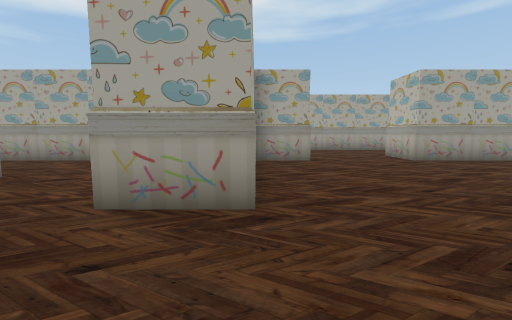
view 1 (above)

24 first-person views from a walk through a 3-D level made in the Unity game engine. The camera is 1.5 m above the floor, tilts 6° down and sees 90° across. The floor is counted in squares, 2 m on a side. Each view is taken from the middle of a square. On the plan, view 1 faces up. The plan holds only what a view shows up to about 9 squares ahead; the rest is blank. The place goes on beyond the plan. The player character is not drawn.

view 2
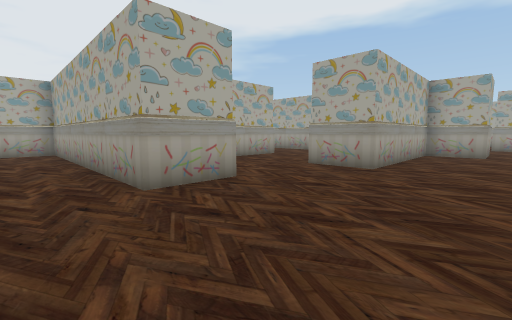

view 3
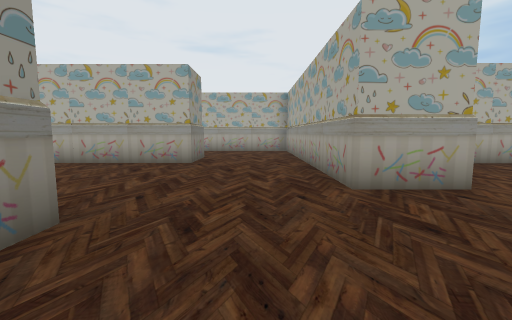

view 4
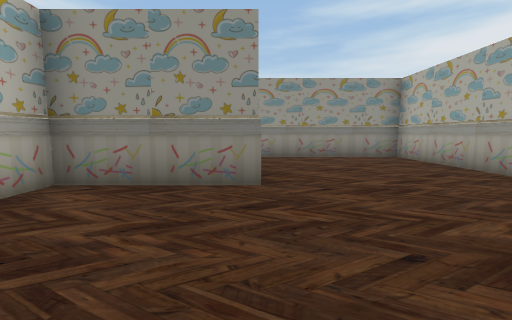

view 5
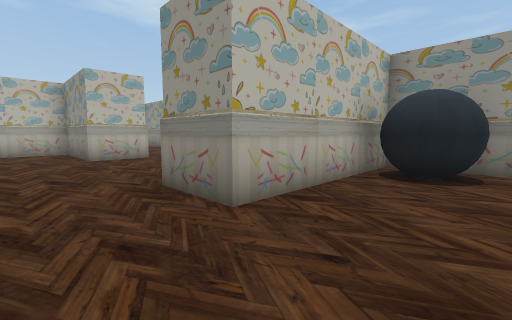

view 6
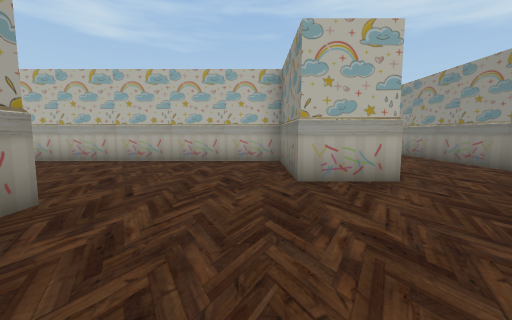

view 7
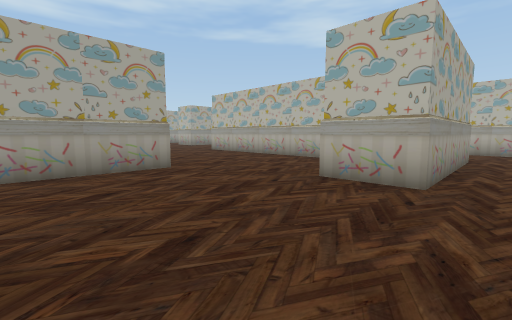

view 8
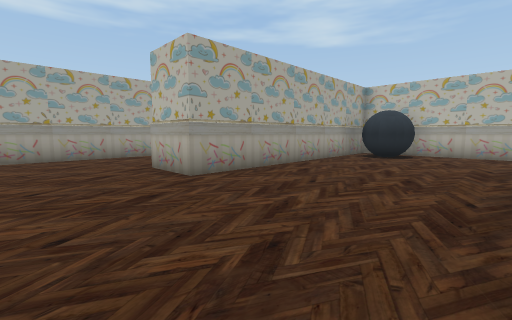

view 9
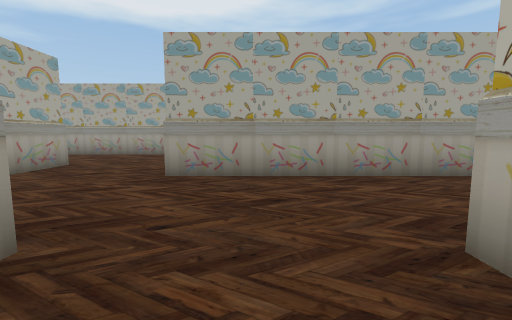

view 10
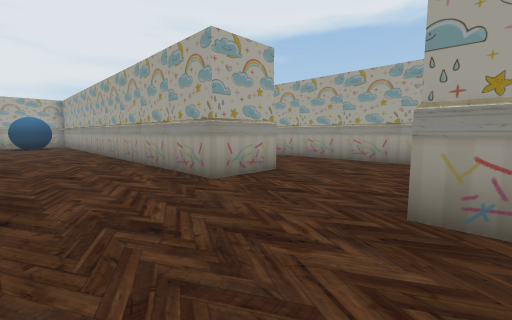

view 11
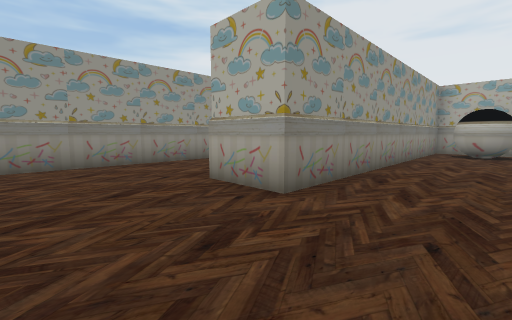

view 12
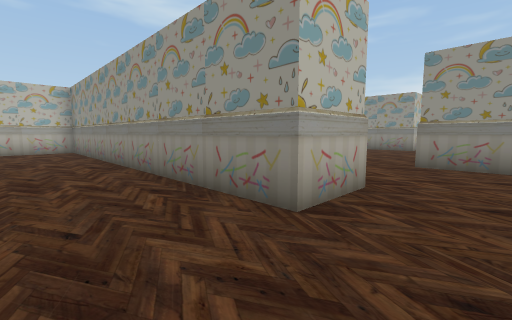

view 13
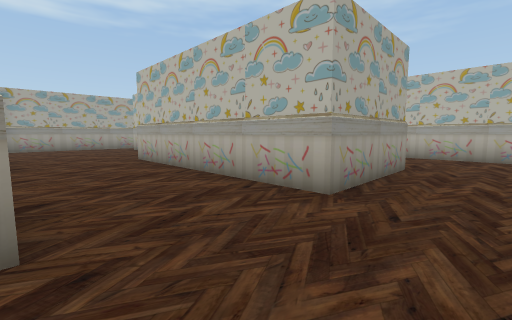

view 14
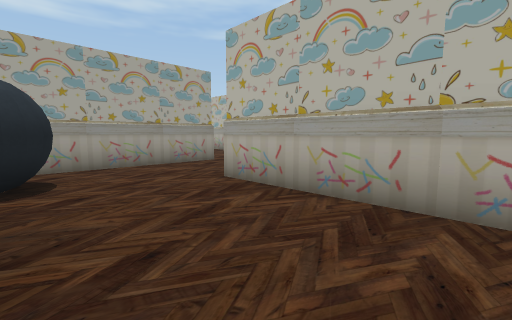

view 15
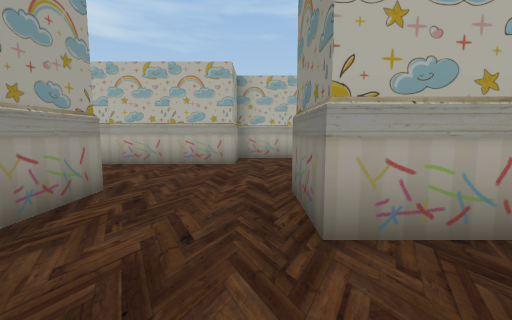

view 16
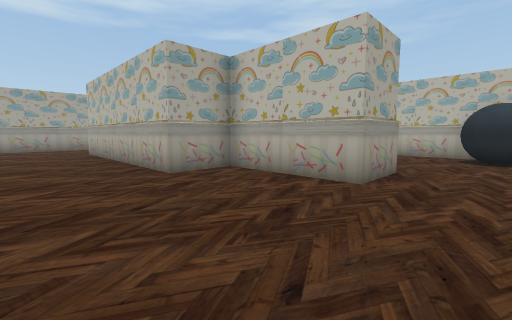

view 17
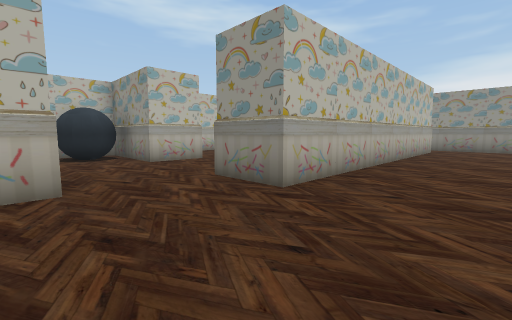

view 18
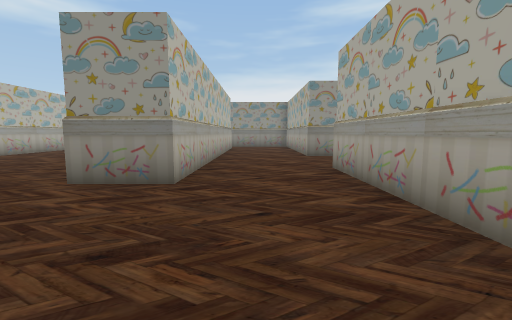

view 19
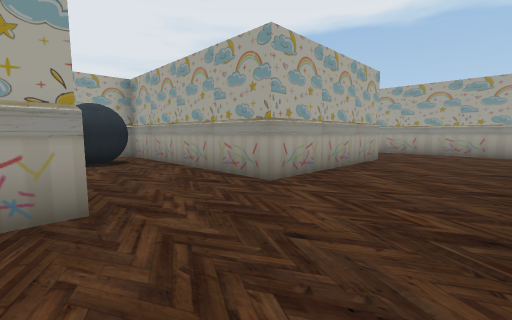

view 20
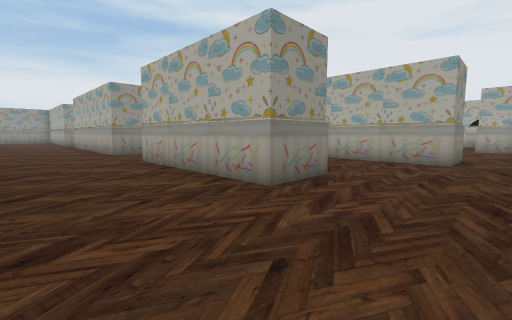

view 21
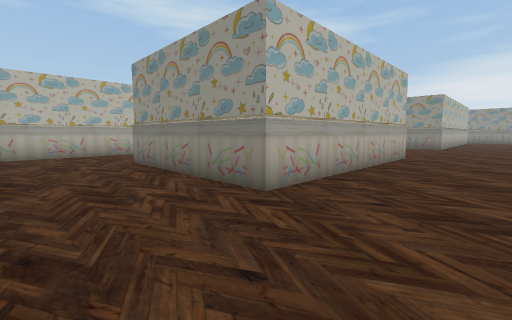

view 22
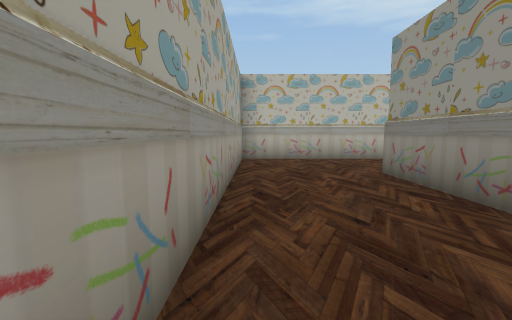

view 23
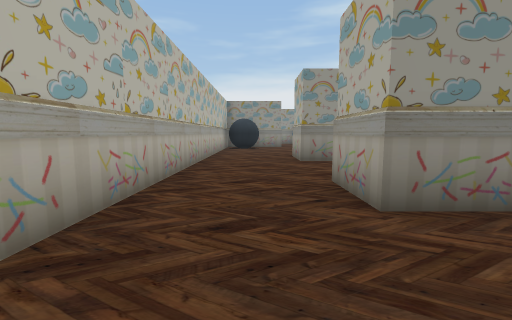

view 24
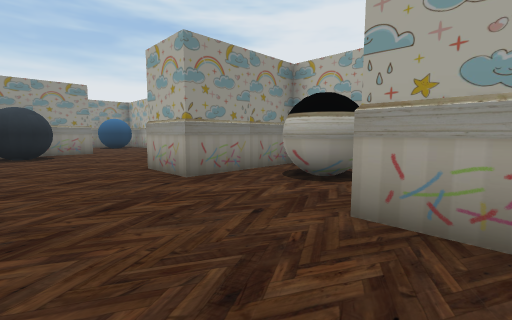

### Floor plan
Key: @ floor where view 1 was taken; # wall or solid block; . floor; B block.
Columns run from 8 left of view 1 to 24 right of it. Each row starts with its distance up from view 1.
 28                       ###########
 27              ...................#
 26              ...#...............#
 25            ..    B...B......B...#
 24            ...   B.. #... BB B..#
 23             ...  .   B...B   ...#
 22             ... BB   B...BB#....#
 21             ..B   B  #... B#....#
 20            ...########...####...#
 19            ...B  #.......#BB B..#
 18            ...B  #........#B ...#
 17          B  ..#  #..B#....# ....#
 16     B#B#BB #..BB##..##....#B....#
 15 ....................B#.........##
 14 ....................##........##
 13 #######...##########B#...#...#B#
 12     B##B..####B# B  B#..BB ..#B
 11 BB..B.B...B.BB..  BB ....  ...
 10 ...............      ....B  ...
  9 .B.BB.BB.....B       ...BB   ...
  8      ###B#...    BB BB...     ..#
  7  ###   B##...####### B...B
  6   ...  B#.........##  ...B
  5    ...  #..........## ..
  4     ...B#...........#B.
  3    B...##...........#B
  2     .......#
  1      ......#B
  0        .@..#B
 -1  B   B ....#
 -2 .B.BB......#B
 -3 ...........#B
 -4 ...........#
 -5 ..##B...#B#BB
 -6 ..##....#####... B
 -7 ..##............ B
 -8 .##B........
 -9 ###B##########

Positions as (right, up) in squares from view 1, and headings:
1: (0, 0), facing up
2: (2, -3), facing up-left
3: (2, -3), facing left
4: (0, -1), facing down
5: (-8, -3), facing down-right
6: (-4, -4), facing right
7: (-4, -7), facing up-right
8: (2, 3), facing up-right
9: (3, 7), facing up
10: (2, 9), facing up-left
11: (1, 15), facing down-left
12: (0, 15), facing down-right
13: (3, 14), facing up-right
14: (9, 14), facing up-right
15: (10, 18), facing right
16: (14, 14), facing up-right
17: (14, 16), facing down-right
18: (15, 17), facing down
19: (16, 17), facing up-left
20: (16, 27), facing down-left
21: (14, 27), facing down-right
22: (16, 27), facing right
23: (22, 27), facing down
24: (23, 24), facing down-left
